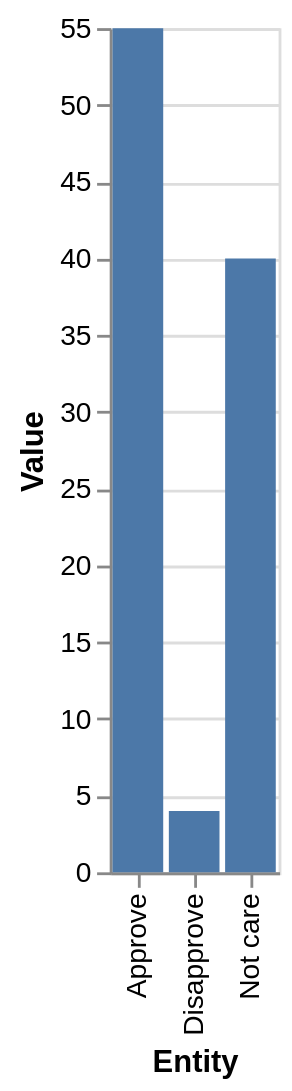

Here is the Vega-Lite specification saved for this chart:
### Vega-Lite specification from a JSON file in a GitHub repository (floating-point values rounded to 4 significant figures)
{"$schema": "https://vega.github.io/schema/vega-lite/v5.json", "description": "Bar chart auto-generated from CSV", "data": {"values": [{"Entity": "Disapprove", "Value": 4}, {"Entity": "Approve", "Value": 55}, {"Entity": "Not care", "Value": 40}]}, "mark": "bar", "encoding": {"x": {"field": "Entity", "type": "ordinal"}, "y": {"field": "Value", "type": "quantitative"}}}
